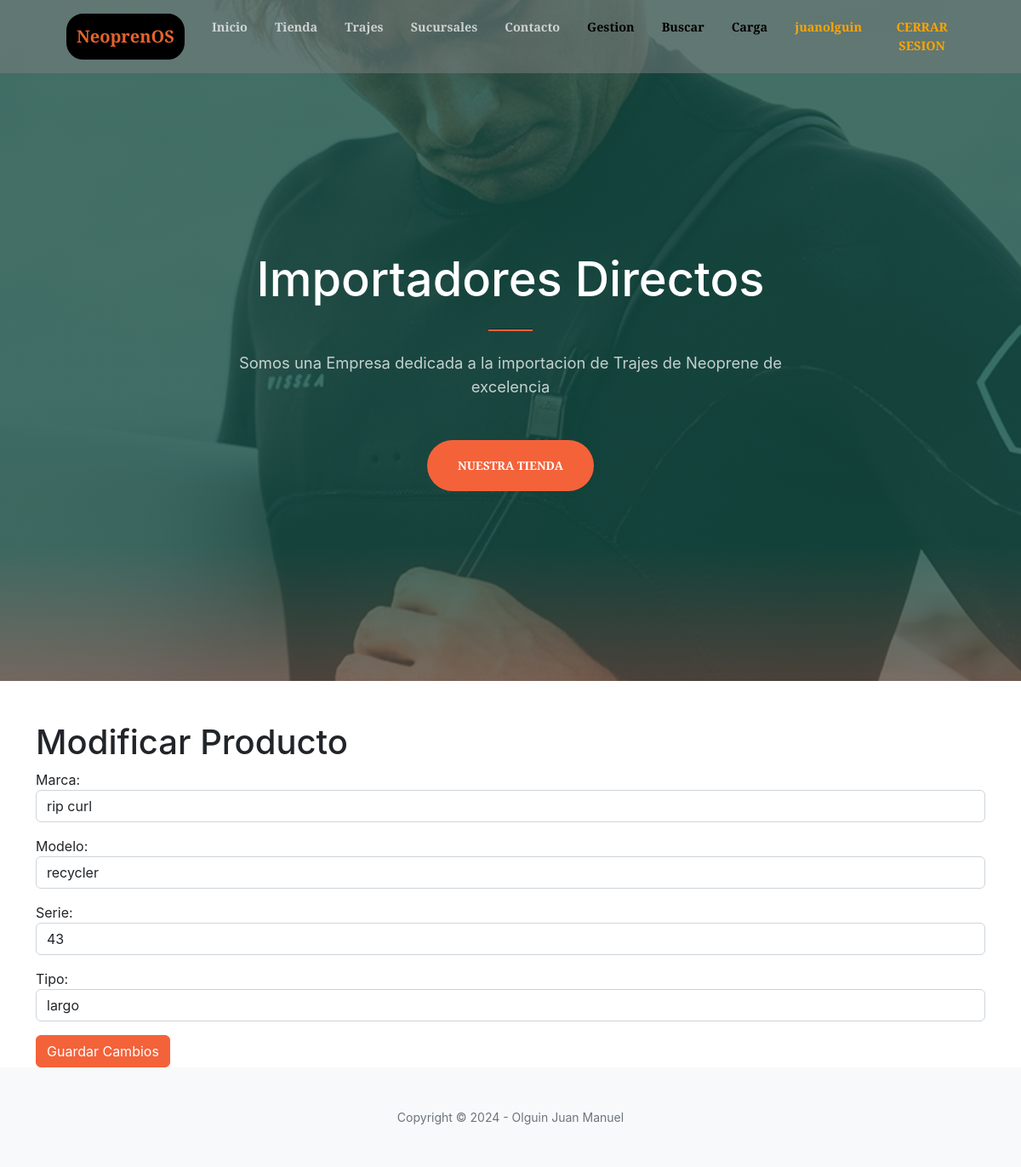
The app's page /Neoprenos/modificar_producto/22/ (signed in), older data.
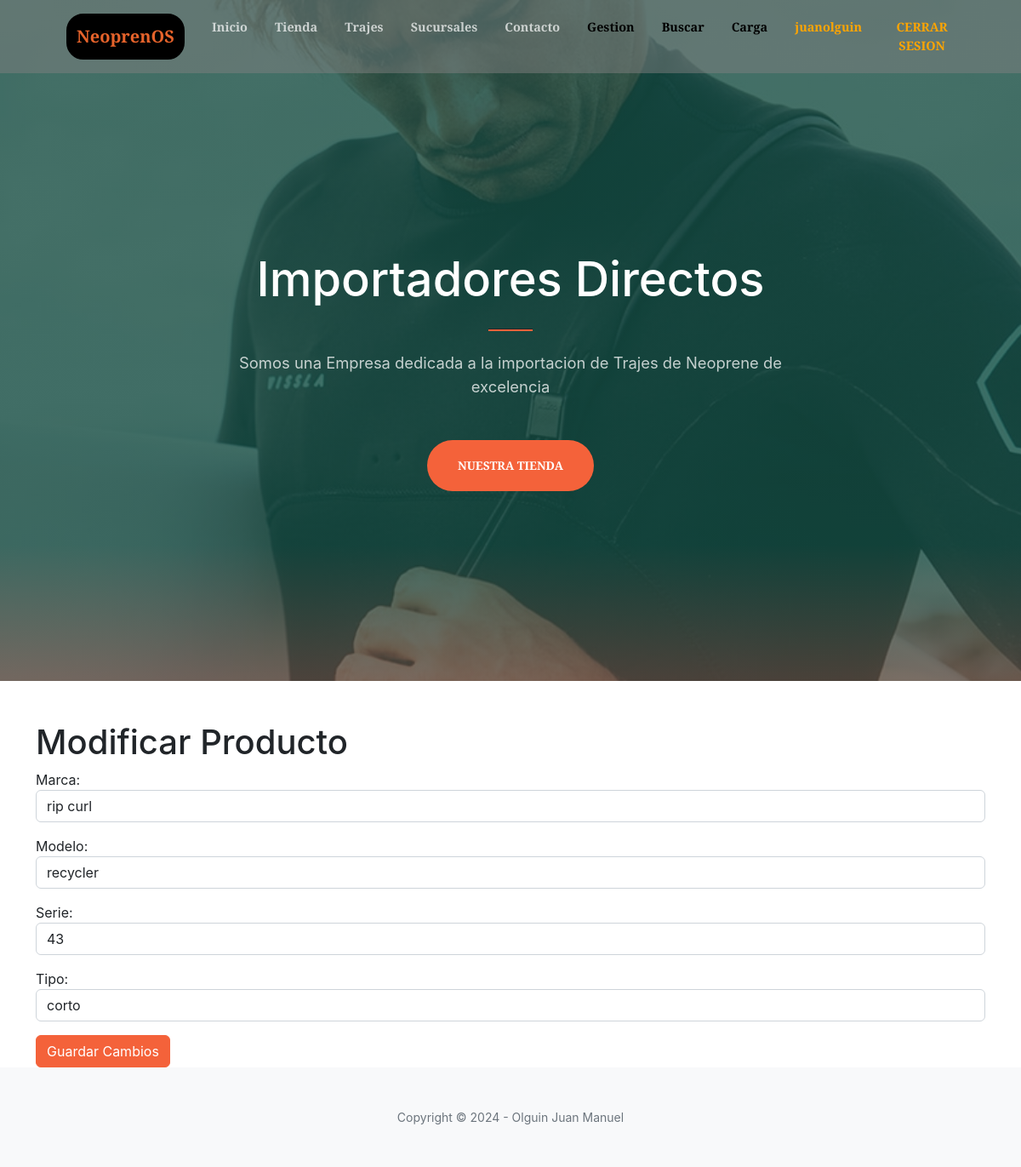
The same page, newer data.
### Neoprenos/models.py (models this page shows, shortened)
class neoprenos(models.Model) :
    marca =models.CharField(max_length=30)
    modelo=models.CharField(max_length=30)
    serie=models.IntegerField()
    tipo=models.CharField(max_length=20)

### Neoprenos/views.py (the view)
# urls.py: path('modificar_producto/<int:producto_id>/', modificar_producto, name='modificar_producto')
@login_required
def modificar_producto(request, producto_id):
    producto = get_object_or_404(neoprenos, id=producto_id)
    if request.method == 'POST':
        form = ModificacionProductoForm(request.POST, instance=producto)
        if form.is_valid():
            form.save()
            messages.success(request, "Producto modificado correctamente.")
            return redirect('gestionarProducto')
    else:
        form = ModificacionProductoForm(instance=producto)
    return render(request, 'Neoprenos/modificar_producto.html', {'form': form, 'producto': producto})

### Neoprenos/forms.py
class ModificacionProductoForm(forms.ModelForm):
    class Meta:
        model = neoprenos
        fields = ['marca', 'modelo', 'serie', 'tipo']
        widgets = {
            'marca': forms.TextInput(attrs={'class': 'form-control', 'placeholder': 'Marca'}),
            'modelo': forms.TextInput(attrs={'class': 'form-control', 'placeholder': 'Modelo'}),
            'serie': forms.TextInput(attrs={'class': 'form-control', 'placeholder': 'Serie'}),
            'tipo': forms.TextInput(attrs={'class': 'form-control', 'placeholder': 'Tipo'}),
        }

### Neoprenos/templates/Neoprenos/modificar_producto.html (shortened to what this page needs)
{% extends "Neoprenos/base.html" %}
{% load static %}
{% block main %}
<div class="container mt-5">
    <h1>Modificar Producto</h1>
    <form method="POST">
        {{ form.as_p }}
        <button type="submit" class="btn btn-primary">Guardar Cambios</button>
    </form>
</div>
{% endblock %}

### Neoprenos/templates/Neoprenos/base.html (shortened to what this page needs)
<!DOCTYPE html>
{% load static %}
<html lang="en">
    <head>
        <link href="https://cdn.jsdelivr.net/npm/bootstrap-icons@1.5.0/font/bootstrap-icons.css" rel="stylesheet" />
        <link href="https://cdnjs.cloudflare.com/ajax/libs/SimpleLightbox/2.1.0/simpleLightbox.min.css" rel="stylesheet" />
        <link href="{% static 'Neoprenos/css/styles.css' %}" rel="stylesheet" />
    </head>
    <body id="page-top">
        <nav class="navbar navbar-expand-lg navbar-light fixed-top py-3" id="mainNav">
            <div class="container px-4 px-lg-5">
                <a style ="color : rgb(230, 99, 43);border:2px solid black;padding:10px;border-radius: 20px;background-color:black;" class="navbar-brand" href="{% url 'Inicio' %}">NeoprenOS  </a>
                <div class="collapse navbar-collapse" id="navbarResponsive">
                    <ul class="navbar-nav ms-auto my-2 my-lg-0">
                        <li class="nav-item"><a class="nav-link" href="{% url 'Inicio' %}">Inicio</a></li>
                        <li class="nav-item"><a class="nav-link" href="{% url 'Tienda' %}">Tienda</a></li>
                        <li class="nav-item"><a class="nav-link" href="{% url 'Trajes' %}">Trajes</a></li>
                        <li class="nav-item"><a class="nav-link" href="{% url 'Sucursales' %}">Sucursales</a></li>
                        <li class="nav-item"><a class="nav-link" href="{% url 'Contacto' %}">Contacto</a></li>
                        <li class="nav-item"><a style ="color : black;" class="nav-link" href="{% url 'gestionarProducto' %}">Gestion</a></li>
                        <li class="nav-item"><a style ="color : black;" class="nav-link" href="{% url 'buscar' %}">Buscar</a></li>
                        <li class="nav-item"><a style ="color : black;" class="nav-link" href="{% url 'neoprenosFormulario' %}">Carga</a></li>
                        {% if not request.user.is_authenticated %}
                        <li class="nav-item"><a style ="color : orange;" class="nav-link" href="{% url 'Login' %}">INICIAR SESION</a></li>
                        {% else %}
                        <li class="nav-item"><a style="color: orange;" class="nav-link" href="#">{{ request.user.username }}</a></li>
                        <li class="nav-item">
                        <form id="logout-form" action="{% url 'Logout' %}" method="POST" style="display:inline;" onsubmit="return confirmLogout();">
                        <button type="submit" class="nav-link" style="color: orange; background: none; border: none; cursor: pointer;">CERRAR SESION</button>
                        </form></li>
                        {% endif %}
                    </ul>
                </div>
            </div>
        </nav>
        <header class="masthead">
            <div class="container px-4 px-lg-5 h-100">
                <div class="row gx-4 gx-lg-5 h-100 align-items-center justify-content-center text-center">
                    <div class="col-lg-8 align-self-end">
                        <h1 class="text-white font-weight-bold">Importadores Directos</h1>
                        <hr class="divider" />
                    </div>
                    <div class="col-lg-8 align-self-baseline">
                        <p class="text-white-75 mb-5">Somos una Empresa dedicada a la importacion de Trajes de Neoprene de excelencia</p>
                        <a class="btn btn-primary btn-xl" href="{% url 'Tienda' %}">NUESTRA TIENDA</a>
                    </div>
                </div>
            </div>
        </header>
        {% block main  %}
        {% endblock main  %}
        <footer class="bg-light py-5">
            <div class="container px-4 px-lg-5"><div class="small text-center text-muted">Copyright &copy; 2024 - Olguin Juan Manuel</div></div>
        </footer>
    </body>
</html>

Row changes from the older to the newer data that the page shows:
changed neoprenos "rip curl": tipo "largo" → "corto"
